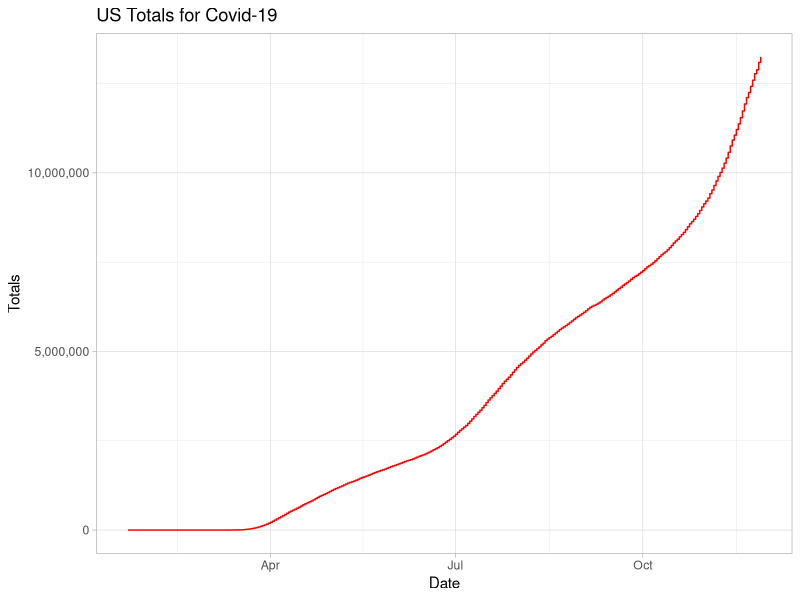
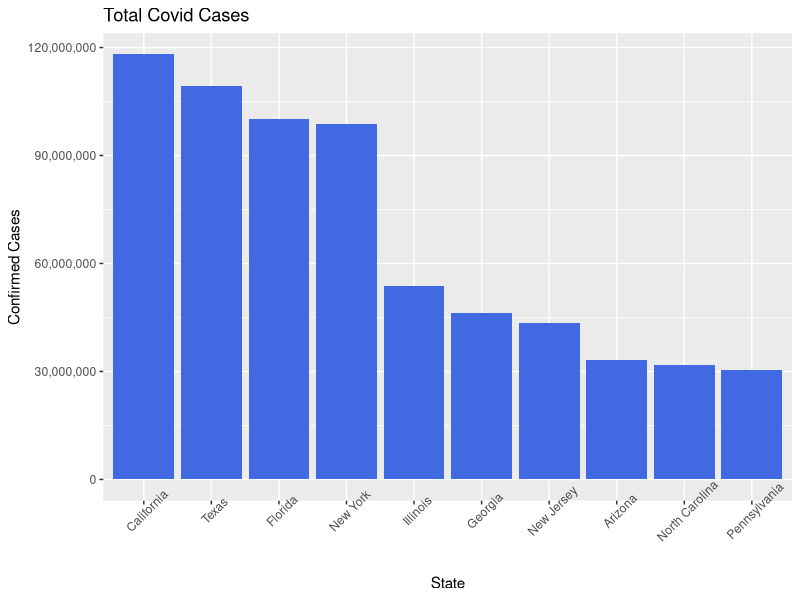

Recreate these plots in R, in order.
## ---- chunk 1
x0 <- 42
class(x0)
## ---- chunk 2
# can store multiple values in the same memory slot 
v0 <- c(41, x0, 43)
v0

# acccessing specific parts of the vector 
v0[2]
v0[1:3]

# can store multiple vectors 
df0 <- data.frame(v0, 2*v0, v0/2)
df0
## ---- chunk 3
# add and substract
x0 + x0 
x0-3

# mult + div 
x0*4
x0/4

v0*4

# mult with dataframes 
2*df0
## ---- chunk 4
# define a 3x3 matrix 
mt0 <- as.matrix(df0)
mt0

t(mt0)
x0^2
# vector multiplication 
v0 * v0 # element wise

v0 %*% v0 # dot product 

v0 %*% t(v0) # vector product 

mt0 %*% mt0 # matrix product 
## ---- chunk 5
sum(1,2,3)
sum(v0)

my_sum <- function(vector){
     # sum the first and last entry of a vector 
     x <- vector[1] + vector[length(vector)]
     
     return(x)
}

my_sum(v0)
my_sum(c())
## ---- chunk 6
library(tidyverse)
library(knitr)
library(scales)
## ---- chunk 7
# need to set where we get our data from -CHANGE THIS FOR YOUR COMPUTER
setwd("~/Documents/GitHub/R-Workshop-for-STEM/2021")

# many ways to import data
covid_global <- read_csv("time_series_covid19_confirmed_global.csv")
covid_US <- read_csv("time_series_covid19_confirmed_US.csv")
## ---- chunk 8
head(covid_US)
## ---- chunk 9
infected_data_tidy <- covid_US %>% 
     gather(date_stamp, num_infect,'1/22/20':'11/28/20') %>% 
     rename(Province = `Province_State`, Country = `Country_Region`, City = `Admin2`) %>% 
     select(Country, Province, date_stamp, num_infect) %>% 
     group_by(Province)
## ---- chunk 10
# change strings to dates
infected_data_tidy$date_stamp <- lubridate::mdy(infected_data_tidy$date_stamp) 
## ---- chunk 11
# we want to aggregate data on a country scale for summary purposes
infected_summary <- infected_data_tidy %>%
     group_by(date_stamp) %>% 
     summarise(total = sum(num_infect))
tail(infected_summary) # a variant of head
## ---- chunk 12
max(infected_data_tidy$num_infect) # we use the subset operation $ to select the one column we want then take the maximum 
## ---- chunk 13
infected_summary %>% ggplot(aes(x = date_stamp, y = total)) + 
        geom_step(colour = 'red')+ 
        scale_y_continuous(labels = comma) + 
        labs(title = "US Totals for Covid-19",
             x = "Date",
             y = "Totals") +
        theme_light()
## ---- chunk 14
infected_data_tidy %>% 
        group_by(Province) %>% 
        summarise(total_infect = sum(num_infect)) %>% 
        arrange(desc(total_infect)) %>% 
        top_n(10) %>% 
        ggplot(aes(x = reorder(Province, -total_infect), y = total_infect)) + 
                geom_bar(stat = 'identity', fill = 'royalblue') +
                labs(title = 'Total Covid Cases', 
                     x = 'State',
                     y = 'Confirmed Cases') + 
                scale_y_continuous(labels = comma) +
                theme(axis.text.x = element_text(angle = 45)) 
